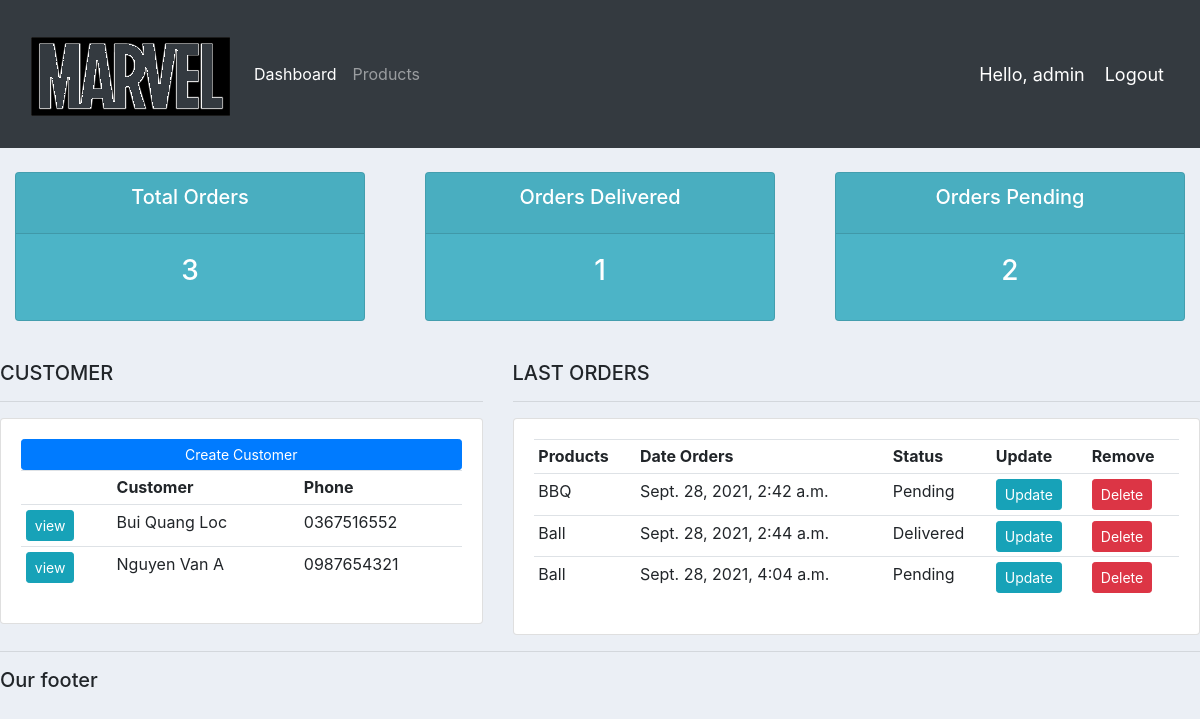
The app's page / (signed in), older data.
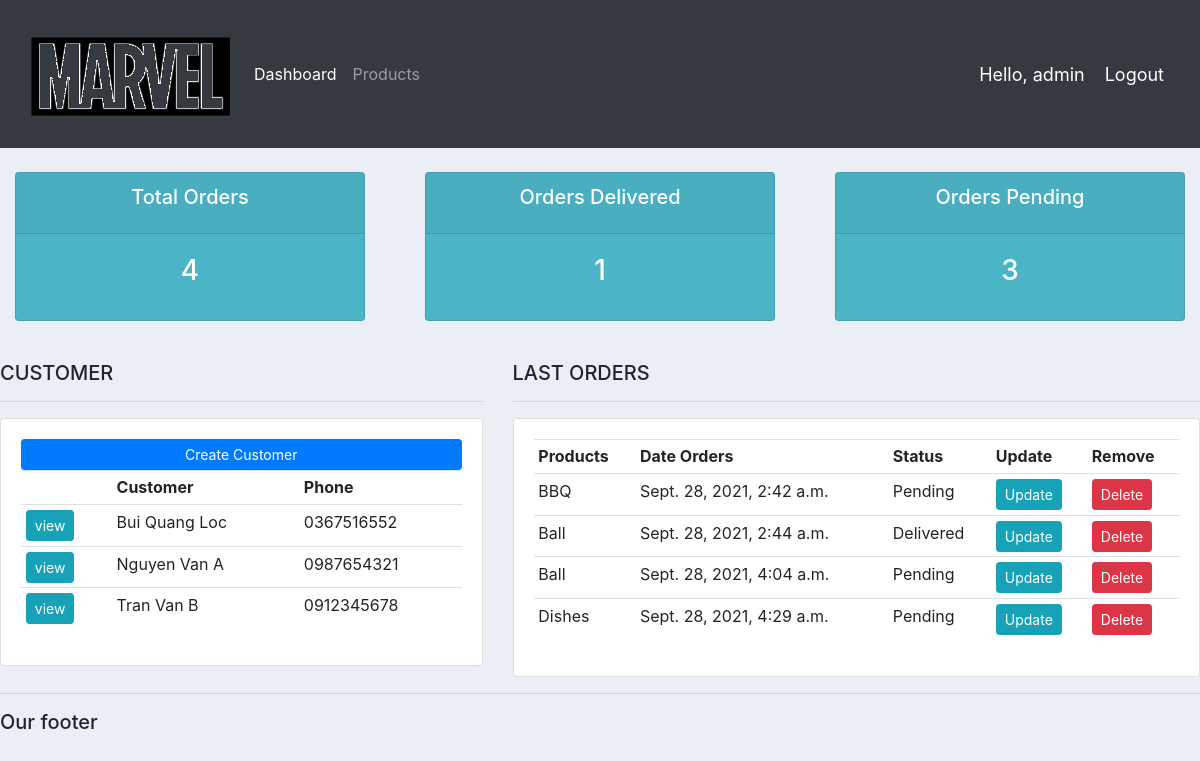
The same page, newer data.
### accounts/models.py (models this page shows, shortened)
class Customer(models.Model):
    name = models.CharField(max_length=200, null=True)
    phone = models.CharField(max_length=200, null=True)
    email = models.CharField(max_length=200, null=True)
    date_created = models.DateTimeField(auto_now_add=True, null=True)

class Order(models.Model):
    STATUS = (
        ('Pending', 'Pending'),
        ('Out of delivery', 'Out of delivery'),
        ('Delivered', 'Delivered'),
    )
    customer = models.ForeignKey(Customer, null=True, on_delete=models.SET_NULL)
    product = models.ForeignKey(Product, null=True, on_delete=models.SET_NULL)
    date_created = models.DateTimeField(auto_now_add=True, null=True)
    status = models.CharField(max_length=200, null=True, choices=STATUS)
    note = models.CharField(max_length=200, null=True)

class Product(models.Model):
    CATEGORY = (
        ('Indoor', 'Indoor'),
        ('Out door', 'Outdoor'),
    )
    name = models.CharField(max_length=200, null=True)
    price = models.FloatField(null=True)
    category = models.CharField(max_length=200, null=True, choices=CATEGORY)
    description = models.CharField(max_length=200, null=True, blank=True)
    date_created = models.DateTimeField(auto_now_add=True, null=True)
    tags = models.ManyToManyField(Tag)
    def __str__(self):
        return self.name

### accounts/views.py (the view)
# urls.py: path('', views.home, name = "home"),
@login_required(login_url = 'login')
def home(request):
    orders = Order.objects.all()
    customers = Customer.objects.all()
    total_customer = customers.count()
    total_orders = orders.count()
    delivered = orders.filter(status = 'Delivered').count()
    pending = orders.filter(status = 'Pending').count()
    context = {'orders': orders, 'customers': customers,'total_customer': total_customer, 'total_orders': total_orders, 'delivered':delivered, 'pending': pending }
    return render(request, 'accounts/dashboard.html', context)

### accounts/templates/accounts/dashboard.html
{% extends 'accounts/main.html' %}
{% block content %}
{% include 'accounts/status.html' %}
<br>
<div class="row">
    <div class="col-md-5">
        <h5>CUSTOMER</h5>
        <hr>
        <div class="card card-body">
            <a href="" class="btn btn-primary btn-sm btn-block">Create Customer</a>
            <table class="table table-sm">
                <tr>
                    <th></th>
                    <th>Customer</th>
                    <th>Phone</th>
                </tr>
                {% for customer in customers %}
                    <tr>
                        <td><a class = "btn btn-sm btn-info" href="{% url 'customer' customer.id %}">view</a></td>
                        <td>{{customer.name}}</td>
                        <td>{{customer.phone}}</td>
                    </tr>
                {% endfor %}
            </table>
        </div>
    </div>
    <div class="col-md-7">
        <h5>LAST ORDERS</h5>
        <hr>
        <div class="card card-body">
            <table class="table table-sm">
                <tr>
                    <th>Products</th>
                    <th>Date Orders</th>
                    <th>Status</th>
                    <th>Update</th>
                    <th>Remove</th>
                </tr>
                {% for order in orders %}
                    <tr>
                        <td>{{order.product}}</td>
                        <td>{{order.date_created}}</td>
                        <td>{{order.status}}</td>
                        <td><a class="btn btn-sm btn-info" href="{% url 'update_order' order.id %}">Update</a></td>
                        <td><a class = "btn btn-sm btn-danger" href="{% url 'delete_order' order.id %}">Delete</a></td>
                    </tr>
                {% endfor %}
            </table>
        </div>
    </div>
</div>
{% endblock %}

Row changes from the older to the newer data that the page shows:
added Customer: name "Tran Van B", phone "0912345678"
added Order: product "Dishes", date_created "Sept. 28, 2021, 4:29 a.m.", status "Pending"
Text that changed along with them:
{{ total_orders }}: "3" → "4"
{{ pending }}: "2" → "3"
